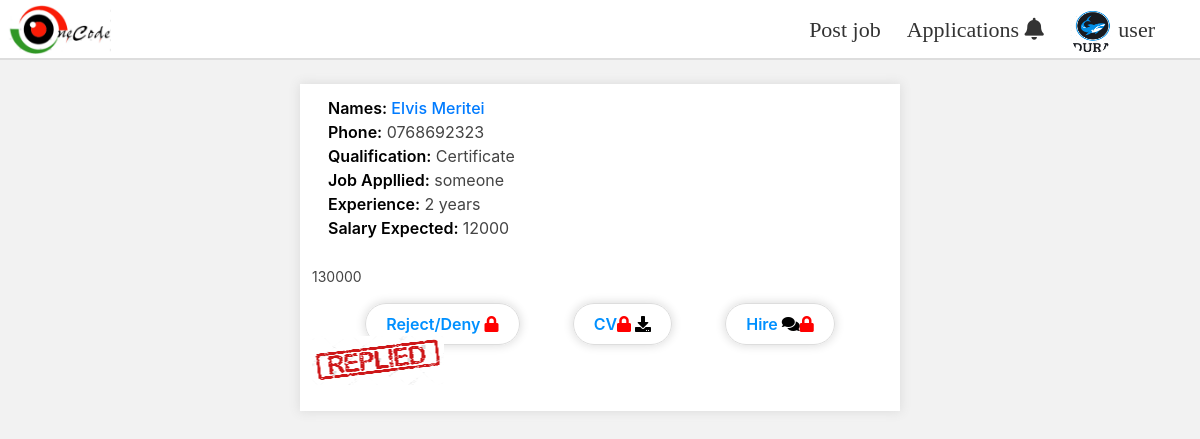
/detailings.php?A=428 (signed in), run on the app's committed database.
### tables this page shows
CREATE TABLE `companyregistration` (
  `id` int(11) NOT NULL,
  `companyName` varchar(100) NOT NULL,
  `companyAddress` varchar(100) NOT NULL,
  `Email` varchar(50) NOT NULL,
  `companyprofile` varchar(250) DEFAULT NULL,
  `password` longtext NOT NULL
);

CREATE TABLE `jobapplicantion` (
  `id` int(11) NOT NULL,
  `companyname` varchar(250) NOT NULL,
  `Jobname` varchar(250) NOT NULL,
  `firstname` varchar(20) NOT NULL,
  `lastname` varchar(20) NOT NULL,
  `applicant_id` int(11) NOT NULL,
  `mobilenumber` int(11) NOT NULL,
  `qualification` varchar(50) NOT NULL,
  `experience` varchar(50) NOT NULL,
  `salaryexpected` int(11) NOT NULL,
  `coverletter` longtext NOT NULL,
  `CV` varchar(500) NOT NULL,
  `Message` varchar(300) DEFAULT NULL,
  `messagedate` varchar(200) DEFAULT NULL
);

### includes/companysessions.php (called while the page is built, shortened)
<?php
include 'includes/dbconnection.php';
$sql = "SELECT * FROM companyregistration  WHERE  id = '".$_SESSION['id']."'";
$stmt = $conn->query($sql);
$user = $stmt->fetch(PDO::FETCH_ASSOC);
?>

### detailings.php (the view, shortened to what this page needs)
<?php
include "includes\companysessions.php";
?>
<!DOCTYPE html>
<html lang="en">
<head>
    <link rel="stylesheet" href="stylesheets\jobapplication.css?v=<?php echo time()   ?>">
</head>
<body class="detailing">
    <?php
    include "companyheader.php";
?>
    <?php
    if(isset($_GET['A'])){
      $applicant = $_GET['A'];
        $sql = "SELECT * FROM jobapplicantion  WHERE id = ? ";
        $stmt = $conn->prepare($sql);
        $stmt->execute([$applicant]);
        $rows = $stmt->rowcount();
        if($rows >0){
            while($row = $stmt->fetch()){
                $firstname = $row->firstname;
                $lastname = $row->lastname;
                $mobilenumber = $row->mobilenumber;
                $qualification = $row->qualification;
                $experience = $row->experience;
                $salaryexpected = $row->salaryexpected;
                $coverletter = $row->coverletter;
                $Cv = $row->CV;
                $jobname=$row->Jobname;
              $message =$row->Message;
           ?>
    <br>
    <div class="person">
        <div class="detailsof">
            <div class="ontop">
                <span class="namesto"><span class="egg">names:</span> <?php echo $firstname   ?></span>
                <span class="namesto"><?php echo $lastname  ?></span> <br>
                <span class="mobile"><span class="egg">phone:</span> <?php echo "0".$mobilenumber;  ?></span> <br>
                <span class="qualifiexper"><span class="egg">Qualification:</span> <?php echo $qualification  ?></span>
                <br>
                <span class="qualifiexper"><span class="egg">job appllied:</span> <?php echo $jobname  ?></span> <br>
                <span class="qualifiexper"><span class="egg">experience:</span> <?php echo $experience  ?></span> <br>
                <span class="expectedsalary"><span class="egg">salary expected:
                    </span><?php echo $salaryexpected  ?></span> <br>
            </div>
            <br>
            <div class="coverllter">
                <span class="coverletter"><?php echo $coverletter  ?></span> <br>
            </div>
            <br>
            <?php
                    if($message== null){
                ?>
            <div class="applicationl">
                <div class="reject">
                    <a class="rejectapp cvdownload" href="#">Reject</a>
                </div>
                <div class="cvdownloading">
                    <a class="somecv cvdownload" href="includes/downloadfile?file=<?php echo $Cv ?>">CV <i
                            class="fas fa-download"></i></a>
                </div>
                <div class="shortlist">
                    <a class="accept cvdownload" href="#">Accept <i class="fas fa-comments" style="color:black"></i></a>
                </div>
            </div>
            <?php
                    }else{
                        ?>
            <div class="applicationl">
                <div class="reject" style="  pointer-events: none;">
                        <a class="rejectapp cvdownload" href="#" style="cursor: no-drop;">Reject/deny <i
                                    class="fas fa-lock" style="color:red;"></i></a>
                </div>
                <div class="cvdownloading" style="  pointer-events: none;">
                    <a class="somecv cvdownload" href="includes/downloadfile?file=<?php echo $Cv ?>"
                        style="cursor: no-drop;">CV<i class="fas fa-lock" style="color:red;"></i> <i
                            class="fas fa-download"></i></a>
                </div>
                <div class="shortlist" style="  pointer-events: none;">
                    <a class="accept cvdownload" href="#" style="cursor: no-drop;">Hire <i class="fas fa-comments"
                            style="color:black;  pointer-events: none;" disabled><i class="fas fa-lock"
                                style="color:red;"></i></i></a>
                </div>
            </div>
            <div class="imgsnapo">
                <img src="uploads\repliedtag.PNG" alt="" id="taged">
            </div>
            <?php
                    }
            ?>
        </div>
    </div>
    <br>
    <?php
            }
        }
    }
?>
</body>
</html>

### companyheader.php (shortened to what this page needs)
<!DOCTYPE html>
<html lang="en">
<head>
    <link rel="stylesheet" href="https://use.fontawesome.com/releases/v5.13.1/css/all.css"
>
    <link rel="stylesheet" href="https://stackpath.bootstrapcdn.com/bootstrap/4.5.0/css/bootstrap.min.css"
>
    <link rel="stylesheet" href="https://cdnjs.cloudflare.com/ajax/libs/font-awesome/4.7.0/css/font-awesome.min.css">
    <link rel="stylesheet" href="stylesheets/homepage.css?v=<?php echo time(); ?>">
</head>
<body>
    <?php
     $sqlprofile = "SELECT companyprofile  FROM companyregistration WHERE id=$user[id]";
     $result = $conn->query($sqlprofile);
     $resultcount = $result->rowcount();
     if($resultcount>0){
         while($row=$result->fetch()){
             $image = $row->companyprofile;
             if($image == NULL){
                 ?>
    <div class="navgation">
        <div class="header">
            <div class="logo"><a href="processpost"><img id="mylogo" src="index images\mylogo for (2).PNG"
                        alt="logo"></a></div>
            <ul class="main">
                <li><a href="processpost">Post job</a></li>
                <?php
    $companylogged = $user['companyName'];
    $sql = "SELECT * FROM jobapplicantion WHERE companyname = ? AND Message IS NULL ORDER BY id DESC";
    $stmt = $conn->prepare($sql);
    $stmt->execute([$companylogged]);
    $rows = $stmt->rowcount();
    if($rows>0){
        ?>
                <li><a href="applications" id="rfrsh">Applications <i class="fas fa-bell"><sup class="sup"><?php echo $rows   ?></sup></i></a></li>
    <?php
    }else{
        ?>
                <li><a href="applications" id="rfrsh">Applications<i class="fas fa-bell"><sup class="sup"></sup></i></a></li>
        <?php
    }
    ?>                <li><a href="#"><img src="profiles/mainpic.png" class='profle'></img> user</a>
                    <ul>
                        <li><a href="companyaccount">Account</a></li>
                        <li>
                            <form action="includes/logout.php" method="post">
                                <a href="#"><button id="logout" type="submit" name="logout"><i
                                            class="fas fa-sign-out-alt"></i> logout</button></a>
                            </form>
                        </li>
                    </ul>
                </li>
            </ul>
        </div>
    </div>
    <?php
}else{
?>
    <div class="navgation">
        <div class="header">
            <div class="logo"><a href="processpost"><img id="mylogo" src="index images\mylogo for (2).PNG"
                        alt="logo"></a></div>
            <ul class="main">
                <li><a href="processpost">Post job</a></li>
                <?php
    $companylogged = $user['companyName'];
    $sql = "SELECT * FROM jobapplicantion WHERE companyname = ? AND Message IS NULL ORDER BY id DESC";
    $stmt = $conn->prepare($sql);
    $stmt->execute([$companylogged]);
    $rows = $stmt->rowcount();
    if($rows>0){
        ?>
                <li><a href="applications" id="rfrsh">Applications <i class="fas fa-bell" ><sup class="sup"><?php echo $rows   ?> </sup></i></a></li>
    <?php
    }else{
        ?>
                <li><a href="applications" id="rfrsh">Applications <i class="fas fa-bell"><sup class="sup"></sup></i> </a></li>
        <?php
    }
    ?>
                <li><a href="#"><img src="profiles/<?php echo $image?>?<?php mt_rand()?>" class='profle'></img> user</a>
                </li>
            </ul>
        </div>
    </div>
    <?php
             }
         }
     }else{
         echo "SQL ERROR";
     }
    ?>
</body>
</html>

### stylesheets/jobapplication.css (style rules this page uses)
.person { background-color: white; width: 50%; color: #444; margin: auto; padding-bottom: 12px; box-shadow: 0 0 10px 1px #ddd; }
.coverletter { font-size: 14px; }
.ontop { margin-left: 1em; }
.detailsof { padding: 12px; }
.cvdownload { font-weight: 600; background-color: #fff; color: #0090ff; border: 1px solid #ddd; padding: 10px 20px; border-radius: 30px; text-transform: capitalize; box-shadow: 0 0 10px 1px #ddd; }
.applicationl { display: flex; justify-content: space-evenly; }
.cvdownload .fa-download { color: #000000; }
.accept { position: relative; }
.namesto { color: #007bff; text-transform: capitalize; display: inline-block; font-weight: 500; }
.egg { color: #000000; font-weight: 600; text-transform: capitalize; }

### stylesheets/homepage.css (style rules this page uses)
.profle { height: 2em; width: 2em; border-radius: 50%; }
.navgation { position: sticky; top: 0px; height: 60px; width: 100%; background-color: #ffff; border-bottom: 2px solid #ddd; }
.fa-bell { height: 1.8em; padding: 0px; margin: 0px; }
.logo #mylogo { height: 3.7em; float: left; padding-top: 5px; padding-bottom: 5px; margin-left: 0.5em; border-radius: 4px 1px 4px 1px; }
.header { line-height: 60px; }
.header ul { float: right; margin-right: 2rem; }
.header ul li { float: left; list-style: none; position: relative; padding: 0px 13px; }
.header ul li a { display: block; font-family: "coda"; color: #333; font-size: 22px; text-decoration: none; font-weight: 400 !important; }

### detailings.php (style rules this page uses)
.detailing { background-color: #f2f2f2; }

### data on the page
companyregistration: companyprofile (picture)
jobapplicantion: firstname "Elvis", lastname "Meritei", mobilenumber "768692323", qualification "Certificate", Jobname "someone", experience "2 years", salaryexpected "12000", coverletter "130000"
